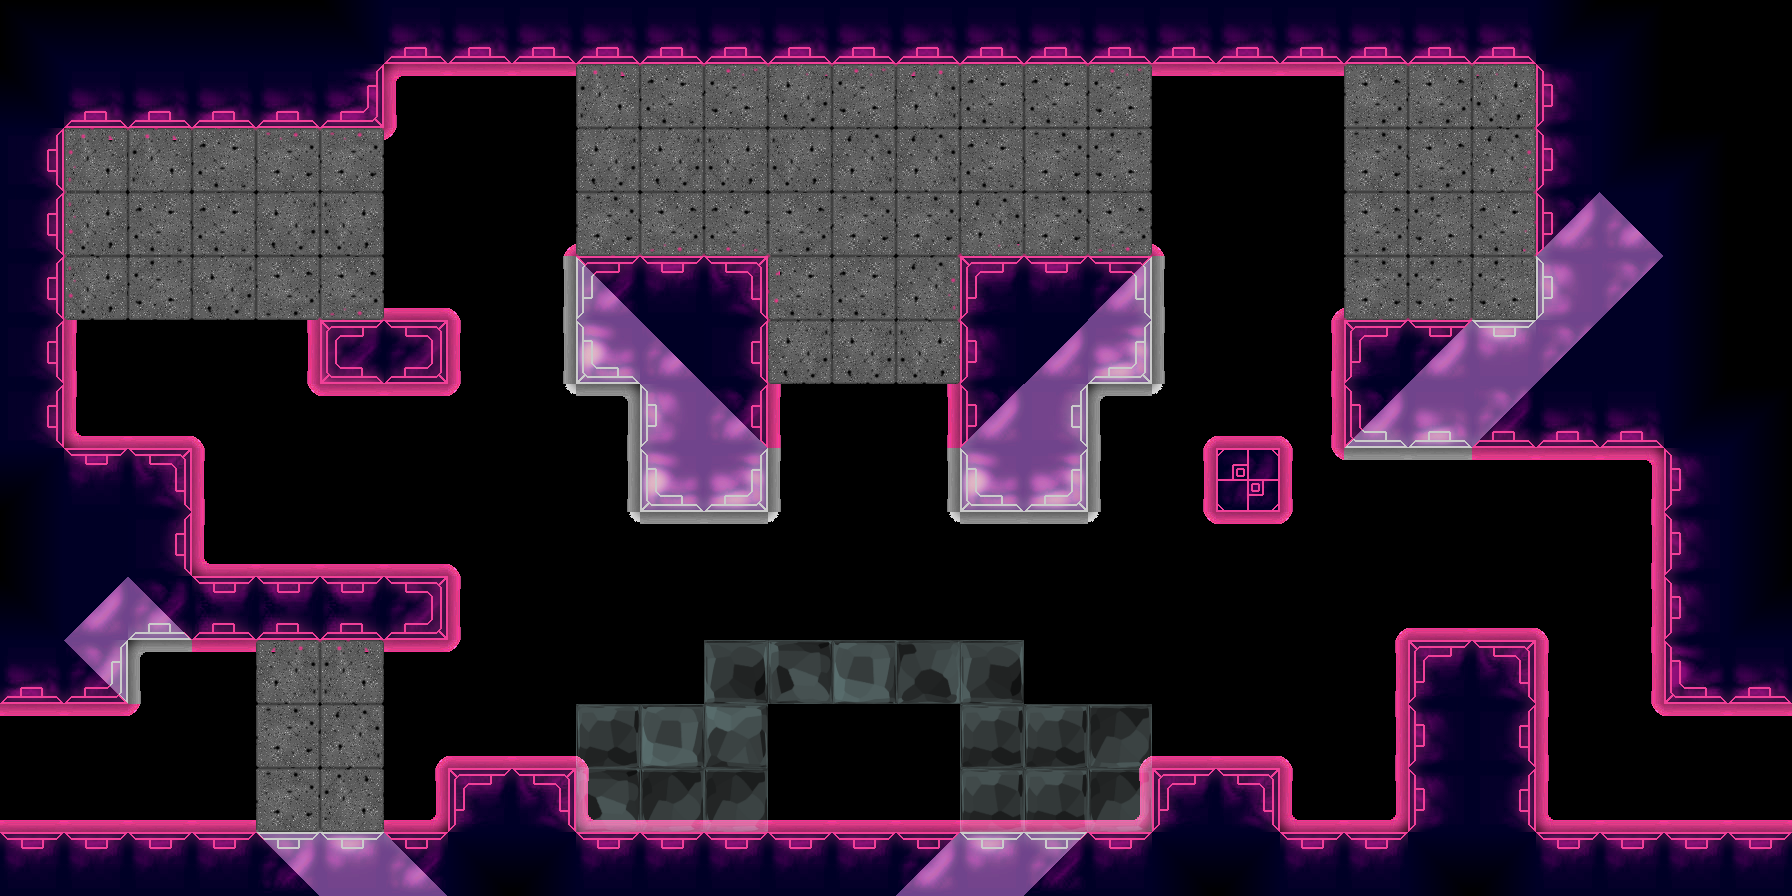

This game map was drawn from its Tiled (.tmx) file and the tilesets committed beside it. A one-line description and the full map source follow:
An orthogonal 28x14 tile map with 64x64 px tiles, 3 tile layers (back2Tile, backTile, tile), 7 tilesets and 6 objects (2x OrbRed, 2x Exit, DoorRed, EyebotRed).

<map version="1.0" orientation="orthogonal" width="28" height="14" tilewidth="64" tileheight="64">
 <properties>
  <property name="bg" value="bg1" />
  <property name="bgParallaxX" value=".7" />
  <property name="bgParallaxY" value=".7" />
  <property name="music" value="begin_red" />
 </properties>
 <tileset firstgid="1" source="tiles/black_tiles.tsx" />
 <tileset firstgid="50" source="tiles/white_tiles.tsx" />
 <tileset firstgid="99" source="tiles/mixed_tiles.tsx" />
 <tileset firstgid="211" source="tiles/glass_tiles.tsx" />
 <tileset firstgid="260" source="tiles/sand_tiles.tsx" />
 <tileset firstgid="268" source="tiles/glow_purple.tsx" />
 <tileset firstgid="292" source="tiles/glow_white.tsx" />
 <layer name="back2Tile" width="28" height="14">
  <data encoding="csv">
0,0,0,0,0,0,0,0,0,0,0,0,0,0,0,0,0,0,0,0,0,0,0,0,0,0,0,0,
0,0,0,0,0,0,0,0,0,0,0,0,0,0,0,0,0,0,0,0,0,0,0,0,0,0,0,0,
0,0,0,0,0,0,0,0,0,0,0,0,0,0,0,0,0,0,0,0,0,0,0,0,0,0,0,0,
0,0,0,0,0,0,0,0,0,0,0,0,0,0,0,0,0,0,0,0,0,0,0,0,0,0,0,0,
0,0,0,0,0,0,0,0,0,0,0,0,0,0,0,0,0,0,0,0,0,0,0,0,0,0,0,0,
0,0,0,0,0,0,0,0,0,0,0,0,0,0,0,0,0,0,0,0,0,0,0,0,0,0,0,0,
0,0,0,0,0,0,0,0,0,0,0,0,0,0,0,0,0,0,280,284,281,0,0,0,0,0,0,0,
0,0,0,0,0,0,0,0,0,0,0,0,0,0,0,0,0,0,279,0,277,0,0,0,0,0,0,0,
0,0,0,0,0,0,0,0,0,0,0,0,0,0,0,0,0,0,286,272,287,0,0,0,0,0,0,0,
0,0,0,0,0,0,0,0,0,0,0,0,0,0,0,0,0,0,0,0,0,0,0,0,0,0,0,0,
0,0,0,0,0,0,0,0,0,0,0,0,0,0,0,0,0,0,0,0,0,0,0,0,0,0,0,0,
0,0,0,0,0,0,0,0,0,0,0,0,0,0,0,0,0,0,0,0,0,0,0,0,0,0,0,0,
0,0,0,0,0,0,0,0,0,0,0,0,0,0,0,0,0,0,0,0,0,0,0,0,0,0,0,0,
0,0,0,0,0,0,0,0,0,0,0,0,0,0,0,0,0,0,0,0,0,0,0,0,0,0,0,0
</data>
 </layer>
 <layer name="backTile" width="28" height="14">
  <data encoding="csv">
0,0,0,0,0,0,0,0,0,0,0,0,0,0,0,0,0,0,0,0,0,0,0,0,0,0,0,0,
0,0,0,0,0,0,271,272,272,272,272,272,272,272,272,272,272,272,272,272,272,272,272,273,0,0,0,0,
0,271,272,272,272,272,287,0,0,0,0,0,0,0,0,0,0,0,0,0,0,0,0,279,0,0,0,0,
0,277,0,0,0,0,0,0,280,284,284,284,281,0,280,284,284,284,281,0,0,0,0,279,0,0,0,0,
0,277,0,0,280,284,284,281,303,0,0,0,277,0,279,0,0,0,301,0,280,284,284,309,0,0,0,0,
0,277,0,0,279,0,0,277,303,0,0,0,277,0,279,0,0,0,301,0,279,0,0,0,0,0,0,0,
0,283,284,281,286,272,272,287,310,297,0,0,277,0,279,0,0,295,311,0,279,0,0,0,0,0,0,0,
0,0,0,277,0,0,0,0,0,303,0,0,301,0,303,0,0,301,0,0,286,296,296,272,272,273,0,0,
0,0,0,283,284,284,284,281,0,310,296,296,311,0,310,296,296,311,0,0,0,0,0,0,0,279,0,0,
0,0,0,0,0,0,0,277,0,0,0,0,0,0,0,0,0,0,0,0,0,280,284,284,281,279,0,0,
0,0,295,272,272,272,272,287,0,0,0,0,0,0,0,0,0,0,0,0,0,279,0,0,277,279,0,0,
272,272,287,0,0,0,280,284,284,281,0,0,0,0,0,0,0,280,284,284,281,279,0,0,277,286,272,272,
284,284,284,284,308,308,285,0,0,283,284,284,284,284,284,284,284,285,0,0,283,285,0,0,283,284,284,284,
0,0,0,0,0,0,0,0,0,0,0,0,0,0,0,0,0,0,0,0,0,0,0,0,0,0,0,0
</data>
 </layer>
 <objectgroup name="obj" width="28" height="14">
  <object type="OrbRed" x="1216" y="320" width="64" height="64" />
  <object type="DoorRed" x="1536" y="640" width="128" height="64" />
  <object type="OrbRed" x="1216" y="576" width="64" height="64" />
  <object type="EyebotRed" x="832" y="736" width="64" height="64">
   <ellipse />
  </object>
 </objectgroup>
 <layer name="tile" width="28" height="14">
  <data encoding="csv">
5,6,6,6,6,35,38,31,31,31,38,31,31,38,31,31,31,31,31,31,38,31,38,38,34,7,3,3,
35,31,31,31,31,39,0,0,0,263,262,266,261,266,265,262,262,266,0,0,0,264,264,267,23,14,3,3,
25,263,263,262,260,260,0,0,0,261,261,267,267,265,265,262,260,266,0,0,0,260,264,265,23,34,7,3,
25,267,262,262,261,267,0,0,0,260,264,262,264,260,260,265,260,264,0,0,0,264,266,262,130,99,14,3,
26,267,266,261,264,264,0,0,0,134,10,18,262,262,265,9,17,144,0,0,0,260,266,266,71,100,14,3,
25,0,0,0,0,46,40,0,0,86,99,25,261,261,267,22,102,88,0,0,0,16,109,59,100,13,14,3,
25,0,0,0,0,0,0,0,0,0,71,113,0,0,0,130,74,0,0,0,0,158,80,121,31,31,34,7,
28,17,18,0,0,0,0,0,0,0,79,81,0,0,0,79,81,0,0,24,0,0,0,0,0,0,22,14,
12,13,26,0,0,0,0,0,0,0,0,0,0,0,0,0,0,0,0,0,0,0,0,0,0,0,22,14,
35,102,120,45,45,45,40,0,0,0,0,0,0,0,0,0,0,0,0,0,0,0,0,0,0,0,22,34,
38,150,0,0,265,263,0,0,0,0,0,212,219,211,222,212,0,0,0,0,0,0,16,11,0,0,37,38,
0,0,0,0,260,265,0,0,0,214,211,218,0,0,0,214,214,221,0,0,0,0,22,26,0,0,0,0,
0,0,0,0,260,263,0,9,11,219,221,221,0,0,0,214,214,221,9,11,0,0,22,26,0,0,0,0,
10,10,17,17,108,59,106,27,28,10,10,10,10,10,109,59,107,10,27,28,17,17,27,28,10,10,10,10
</data>
 </layer>
 <objectgroup name="front" width="28" height="14">
  <object type="Exit" x="1728" y="704" width="64" height="128">
   <properties>
    <property name="mapTo" value="platforming1" />
   </properties>
  </object>
  <object type="Exit" x="0" y="704" width="64" height="128">
   <properties>
    <property name="mapTo" value="firstMultOrb" />
   </properties>
  </object>
 </objectgroup>
</map>
